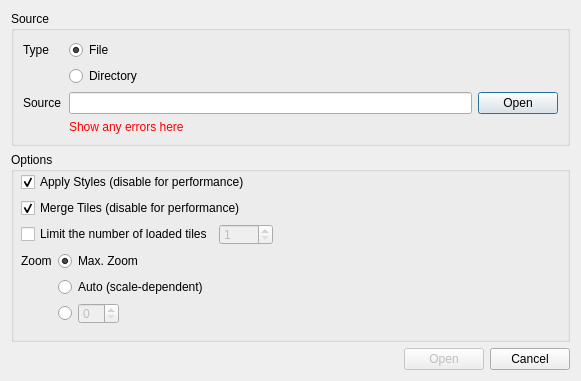
<?xml version="1.0" encoding="UTF-8"?>
<ui version="4.0">
 <class>DlgFileConnection</class>
 <widget class="QDialog" name="DlgFileConnection">
  <property name="windowModality">
   <enum>Qt::WindowModal</enum>
  </property>
  <property name="geometry">
   <rect>
    <x>0</x>
    <y>0</y>
    <width>581</width>
    <height>380</height>
   </rect>
  </property>
  <property name="sizePolicy">
   <sizepolicy hsizetype="Expanding" vsizetype="Fixed">
    <horstretch>0</horstretch>
    <verstretch>0</verstretch>
   </sizepolicy>
  </property>
  <property name="minimumSize">
   <size>
    <width>250</width>
    <height>0</height>
   </size>
  </property>
  <property name="windowTitle">
   <string>Add Vector Tile Layer</string>
  </property>
  <property name="sizeGripEnabled">
   <bool>false</bool>
  </property>
  <property name="modal">
   <bool>true</bool>
  </property>
  <layout class="QGridLayout" name="gridLayout_4">
   <item row="0" column="0">
    <widget class="QGroupBox" name="groupBox">
     <property name="sizePolicy">
      <sizepolicy hsizetype="Expanding" vsizetype="Preferred">
       <horstretch>0</horstretch>
       <verstretch>0</verstretch>
      </sizepolicy>
     </property>
     <property name="minimumSize">
      <size>
       <width>0</width>
       <height>0</height>
      </size>
     </property>
     <property name="maximumSize">
      <size>
       <width>16777215</width>
       <height>16777215</height>
      </size>
     </property>
     <property name="sizeIncrement">
      <size>
       <width>0</width>
       <height>0</height>
      </size>
     </property>
     <property name="title">
      <string>Source</string>
     </property>
     <layout class="QHBoxLayout" name="horizontalLayout_3">
      <item>
       <layout class="QGridLayout" name="gridLayout">
        <item row="0" column="1">
         <widget class="QRadioButton" name="rbFile">
          <property name="text">
           <string>File</string>
          </property>
          <property name="checked">
           <bool>true</bool>
          </property>
         </widget>
        </item>
        <item row="0" column="0">
         <widget class="QLabel" name="label">
          <property name="minimumSize">
           <size>
            <width>40</width>
            <height>0</height>
           </size>
          </property>
          <property name="maximumSize">
           <size>
            <width>30</width>
            <height>20</height>
           </size>
          </property>
          <property name="text">
           <string>Type</string>
          </property>
         </widget>
        </item>
        <item row="2" column="2">
         <widget class="QPushButton" name="btnBrowse">
          <property name="sizePolicy">
           <sizepolicy hsizetype="Minimum" vsizetype="Preferred">
            <horstretch>0</horstretch>
            <verstretch>0</verstretch>
           </sizepolicy>
          </property>
          <property name="text">
           <string>Open</string>
          </property>
          <property name="icon">
           <iconset resource="resources.qrc">
            <normaloff>:/plugins/vectortilereader/folder.svg</normaloff>:/plugins/vectortilereader/folder.svg</iconset>
          </property>
         </widget>
        </item>
        <item row="2" column="0">
         <widget class="QLabel" name="label_2">
          <property name="minimumSize">
           <size>
            <width>40</width>
            <height>0</height>
           </size>
          </property>
          <property name="maximumSize">
           <size>
            <width>16777215</width>
            <height>20</height>
           </size>
          </property>
          <property name="text">
           <string>Source</string>
          </property>
          <property name="margin">
           <number>0</number>
          </property>
         </widget>
        </item>
        <item row="2" column="1" alignment="Qt::AlignVCenter">
         <widget class="QLineEdit" name="txtPath">
          <property name="sizePolicy">
           <sizepolicy hsizetype="Expanding" vsizetype="Maximum">
            <horstretch>0</horstretch>
            <verstretch>0</verstretch>
           </sizepolicy>
          </property>
          <property name="minimumSize">
           <size>
            <width>20</width>
            <height>0</height>
           </size>
          </property>
          <property name="alignment">
           <set>Qt::AlignLeading|Qt::AlignLeft|Qt::AlignVCenter</set>
          </property>
         </widget>
        </item>
        <item row="1" column="1">
         <widget class="QRadioButton" name="rbDirectory">
          <property name="text">
           <string>Directory</string>
          </property>
         </widget>
        </item>
        <item row="3" column="1" colspan="2">
         <widget class="QLabel" name="lblError">
          <property name="styleSheet">
           <string notr="true">color: rgb(255, 0, 0);</string>
          </property>
          <property name="text">
           <string>Show any errors here</string>
          </property>
          <property name="scaledContents">
           <bool>false</bool>
          </property>
          <property name="wordWrap">
           <bool>true</bool>
          </property>
          <property name="indent">
           <number>-1</number>
          </property>
          <property name="textInteractionFlags">
           <set>Qt::LinksAccessibleByMouse|Qt::TextSelectableByMouse</set>
          </property>
         </widget>
        </item>
       </layout>
      </item>
     </layout>
    </widget>
   </item>
   <item row="2" column="0">
    <layout class="QHBoxLayout" name="horizontalLayout_2" stretch="0,0,0">
     <property name="sizeConstraint">
      <enum>QLayout::SetFixedSize</enum>
     </property>
     <item>
      <spacer name="horizontalSpacer_2">
       <property name="orientation">
        <enum>Qt::Horizontal</enum>
       </property>
       <property name="sizeHint" stdset="0">
        <size>
         <width>40</width>
         <height>20</height>
        </size>
       </property>
      </spacer>
     </item>
     <item>
      <widget class="QPushButton" name="btnOpen">
       <property name="enabled">
        <bool>false</bool>
       </property>
       <property name="text">
        <string>Open</string>
       </property>
       <property name="checkable">
        <bool>false</bool>
       </property>
       <property name="default">
        <bool>false</bool>
       </property>
       <property name="flat">
        <bool>false</bool>
       </property>
      </widget>
     </item>
     <item>
      <widget class="QPushButton" name="btnCancel">
       <property name="text">
        <string>Cancel</string>
       </property>
      </widget>
     </item>
    </layout>
   </item>
   <item row="1" column="0">
    <widget class="QGroupBox" name="groupBox_2">
     <property name="sizePolicy">
      <sizepolicy hsizetype="Expanding" vsizetype="Expanding">
       <horstretch>0</horstretch>
       <verstretch>0</verstretch>
      </sizepolicy>
     </property>
     <property name="minimumSize">
      <size>
       <width>0</width>
       <height>190</height>
      </size>
     </property>
     <property name="maximumSize">
      <size>
       <width>16777215</width>
       <height>16777215</height>
      </size>
     </property>
     <property name="title">
      <string>Options</string>
     </property>
     <widget class="QWidget" name="formLayoutWidget_2">
      <property name="geometry">
       <rect>
        <x>10</x>
        <y>20</y>
        <width>541</width>
        <height>161</height>
       </rect>
      </property>
      <layout class="QFormLayout" name="formLayout_2">
       <property name="fieldGrowthPolicy">
        <enum>QFormLayout::AllNonFixedFieldsGrow</enum>
       </property>
       <item row="0" column="0" colspan="2">
        <widget class="QCheckBox" name="chkApplyStyles">
         <property name="text">
          <string>Apply Styles (disable for performance)</string>
         </property>
         <property name="checked">
          <bool>true</bool>
         </property>
        </widget>
       </item>
       <item row="1" column="0" colspan="2">
        <widget class="QCheckBox" name="chkMergeTiles">
         <property name="text">
          <string>Merge Tiles (disable for performance)</string>
         </property>
         <property name="checked">
          <bool>true</bool>
         </property>
        </widget>
       </item>
       <item row="3" column="0">
        <widget class="QLabel" name="label_5">
         <property name="maximumSize">
          <size>
           <width>16777215</width>
           <height>20</height>
          </size>
         </property>
         <property name="text">
          <string>Zoom</string>
         </property>
        </widget>
       </item>
       <item row="3" column="1">
        <widget class="QRadioButton" name="rbZoomMax">
         <property name="text">
          <string>Max. Zoom</string>
         </property>
         <property name="checked">
          <bool>true</bool>
         </property>
         <attribute name="buttonGroup">
          <string notr="true">buttonGroup_2</string>
         </attribute>
        </widget>
       </item>
       <item row="4" column="1">
        <widget class="QRadioButton" name="rbZoomAuto">
         <property name="text">
          <string>Auto (scale-dependent)</string>
         </property>
         <attribute name="buttonGroup">
          <string notr="true">buttonGroup_2</string>
         </attribute>
        </widget>
       </item>
       <item row="5" column="1">
        <layout class="QHBoxLayout" name="horizontalLayout">
         <item alignment="Qt::AlignVCenter">
          <widget class="QRadioButton" name="rbZoomManual">
           <property name="maximumSize">
            <size>
             <width>16</width>
             <height>16777215</height>
            </size>
           </property>
           <property name="text">
            <string/>
           </property>
           <attribute name="buttonGroup">
            <string notr="true">buttonGroup_2</string>
           </attribute>
          </widget>
         </item>
         <item alignment="Qt::AlignVCenter">
          <widget class="QSpinBox" name="zoomSpin">
           <property name="enabled">
            <bool>false</bool>
           </property>
           <property name="sizePolicy">
            <sizepolicy hsizetype="Fixed" vsizetype="Preferred">
             <horstretch>0</horstretch>
             <verstretch>0</verstretch>
            </sizepolicy>
           </property>
           <property name="minimumSize">
            <size>
             <width>0</width>
             <height>21</height>
            </size>
           </property>
          </widget>
         </item>
         <item>
          <spacer name="horizontalSpacer">
           <property name="orientation">
            <enum>Qt::Horizontal</enum>
           </property>
           <property name="sizeHint" stdset="0">
            <size>
             <width>40</width>
             <height>20</height>
            </size>
           </property>
          </spacer>
         </item>
        </layout>
       </item>
       <item row="2" column="0" colspan="2">
        <layout class="QGridLayout" name="gridLayout_5" columnstretch="0,1">
         <property name="horizontalSpacing">
          <number>6</number>
         </property>
         <item row="1" column="1" alignment="Qt::AlignLeft|Qt::AlignVCenter">
          <widget class="QSpinBox" name="spinNrOfLoadedTiles">
           <property name="enabled">
            <bool>false</bool>
           </property>
           <property name="minimumSize">
            <size>
             <width>0</width>
             <height>21</height>
            </size>
           </property>
           <property name="minimum">
            <number>1</number>
           </property>
           <property name="maximum">
            <number>9999</number>
           </property>
          </widget>
         </item>
         <item row="1" column="0" alignment="Qt::AlignLeft|Qt::AlignVCenter">
          <widget class="QCheckBox" name="chkLimitNrOfTiles">
           <property name="text">
            <string>Limit the number of loaded tiles</string>
           </property>
          </widget>
         </item>
        </layout>
       </item>
       <item row="6" column="1">
        <spacer name="verticalSpacer">
         <property name="orientation">
          <enum>Qt::Vertical</enum>
         </property>
         <property name="sizeHint" stdset="0">
          <size>
           <width>20</width>
           <height>40</height>
          </size>
         </property>
        </spacer>
       </item>
      </layout>
     </widget>
    </widget>
   </item>
  </layout>
 </widget>
 <resources>
  <include location="resources.qrc"/>
 </resources>
 <connections>
  <connection>
   <sender>btnCancel</sender>
   <signal>clicked()</signal>
   <receiver>DlgFileConnection</receiver>
   <slot>reject()</slot>
   <hints>
    <hint type="sourcelabel">
     <x>379</x>
     <y>292</y>
    </hint>
    <hint type="destinationlabel">
     <x>214</x>
     <y>154</y>
    </hint>
   </hints>
  </connection>
 </connections>
 <buttongroups>
  <buttongroup name="buttonGroup_2"/>
 </buttongroups>
</ui>
